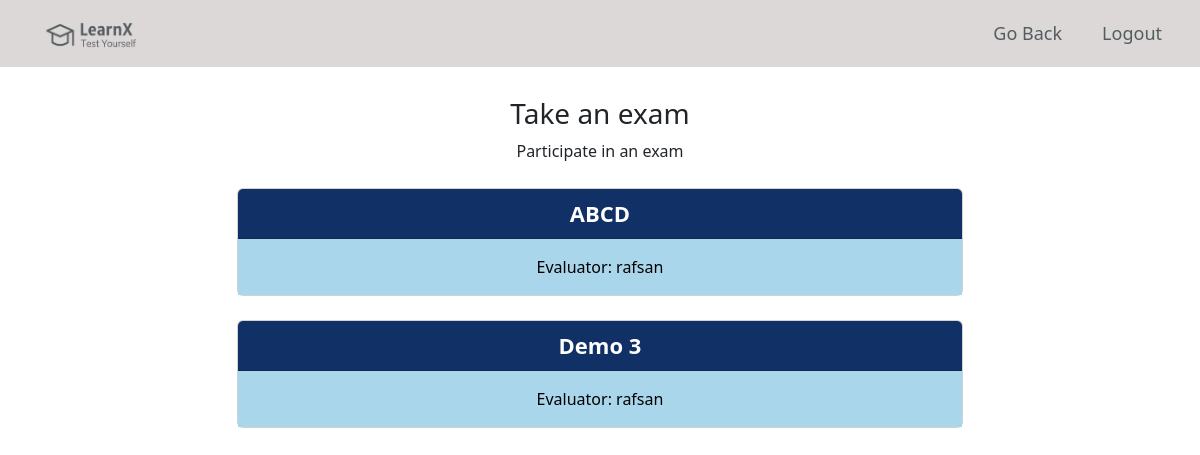
The app's page /available_cohorts/ (signed in) with its own data.
### blog/models.py (models this page shows, shortened)
class ExamCohort(models.Model):
    slug = models.SlugField(unique=True, null=True, blank=True)
    user = models.ForeignKey(User, on_delete=models.CASCADE, null=True)
    cohortName = models.CharField(max_length=50)

### blog/views.py (the view)
# urls.py: path('available_cohorts/', viewStudentcohort, name='available_cohorts'),
def viewStudentcohort(request):
    user = request.user
    student_email = models.Student.objects.filter()
    for i in student_email:
        if(user.email == i.email):
            flag = 1
            if(flag==1):
                break
        else:
            flag = 0
    cohort_list = []
    for j in student_email:
        if(user.email == j.email):
            cohort_list.append(j.cohortName)
    if(flag == 1):
        cohList = models.ExamCohort.objects.filter()
        avList = []
        for a in cohort_list:
            for b in cohList:
                if(a == b):
                    print('Hello')
                    avList.append(b)
    else:
            avList = []
            html = "<html><body><h1>You are not enrolled in any cohort.</h1></body></html>"
            return HttpResponse(html)
    args = {
        'avList': avList
    }
    return render(request, 'student/available_cohorts.html', args)

### templates/student/available_cohorts.html (shortened to what this page needs)
<!DOCTYPE html>
<html lang="en">
<head>
    {% load static %}
    <link href="https://cdn.jsdelivr.net/npm/bootstrap@5.2.0-beta1/dist/css/bootstrap.min.css" rel="stylesheet" >
    <link rel="stylesheet" href="{% static 'available_cohorts.css' %}">
</head>
<body>
    <header>
        <div class="top-content">
          {% if user.is_authenticated %}
          <div class="container d-flex justify-content-between p-2">
            <a class="navbar-brand" href="#">
              <img src="{% static 'images/transparent_logo.png' %}" width="105px" height="50px" alt="" class="d-inline-block align-text-top">
            </a>
            <div class="d-grid gap-2 d-md-flex">
              <div class="topbar d-md-flex">
                <a class="text-light" href="{% url 'home' %}"><p>Go Back</p></a>&emsp;&emsp;
              </div>
              <div class="topbar d-md-flex">
                <a class="text-light" href="{% url 'account_logout' %}"><p>Logout</p></a>
              </div>
            </div>
          {% endif %}
        </div>
      </header>
      <div class="container bodypart">
        <div class="panel panel-primary">
          <div class="panel-heading">
              <h3 class="panel-title" style="text-align: center; ">Take an exam</h3>
              <p class="panel-title" style="text-align: center; padding-bottom: 25px;">Participate in an exam</p>
          </div>
          {% for i in avList %}
              <a href="{% url 'available_assessments' i.slug %}"><div class="card text-center">
                  <div class="card-header text-center">
                    <p>{{ i.cohortName }}</p>
                  </div>
                  <div class="card-body" style="text-align: center;">
                    <p class="card-evaluator">Evaluator: {{i.user}} </p>
                  </div>
              </div></a><br>
              {% endfor %}
          </div>
        </div>
</body>
</html>

### blog/static/available_cohorts.css (style rules this page uses)
* { margin: 0; padding: 0; }
.text-light { text-decoration: none; }
.topbar { align-items: center; }
.topbar a p { color: #535D5F; font-size: 18px; font-weight: 450; margin-bottom: 0px; }
.top-content { background: #ddd8d8; }
.bodypart { padding-top: 30px; }
.card { width: 65%; margin: auto; box-shadow: #113065; }
.card-header { background: #113065; font-size: 22px; font-weight: bolder; width: 100%; }
.bodypart a { text-decoration: none; }
.card-header p { color: white; }
.card-body p { color: black; }
.card-body { background: #AAD6EC; }
p { margin-bottom: 0px; }

### records on screen
ExamCohort: cohortName "ABCD", user "rafsan"
ExamCohort: cohortName "Demo 3", user "rafsan"
